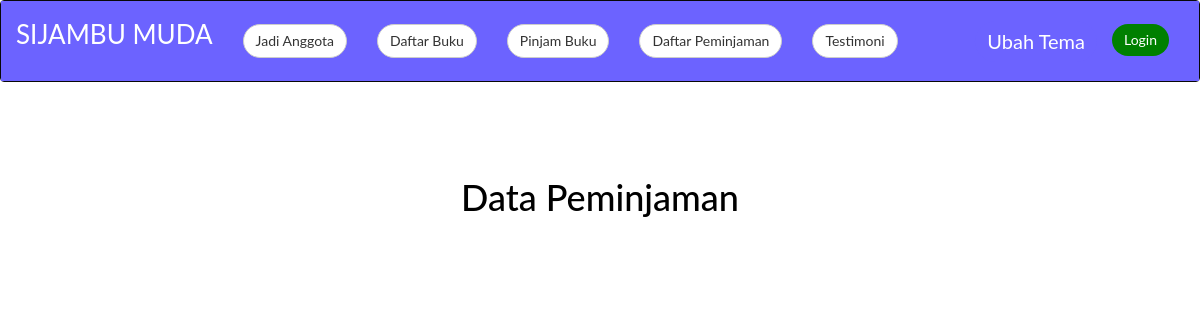
Page /datapeminjaman/ on the earlier database version.
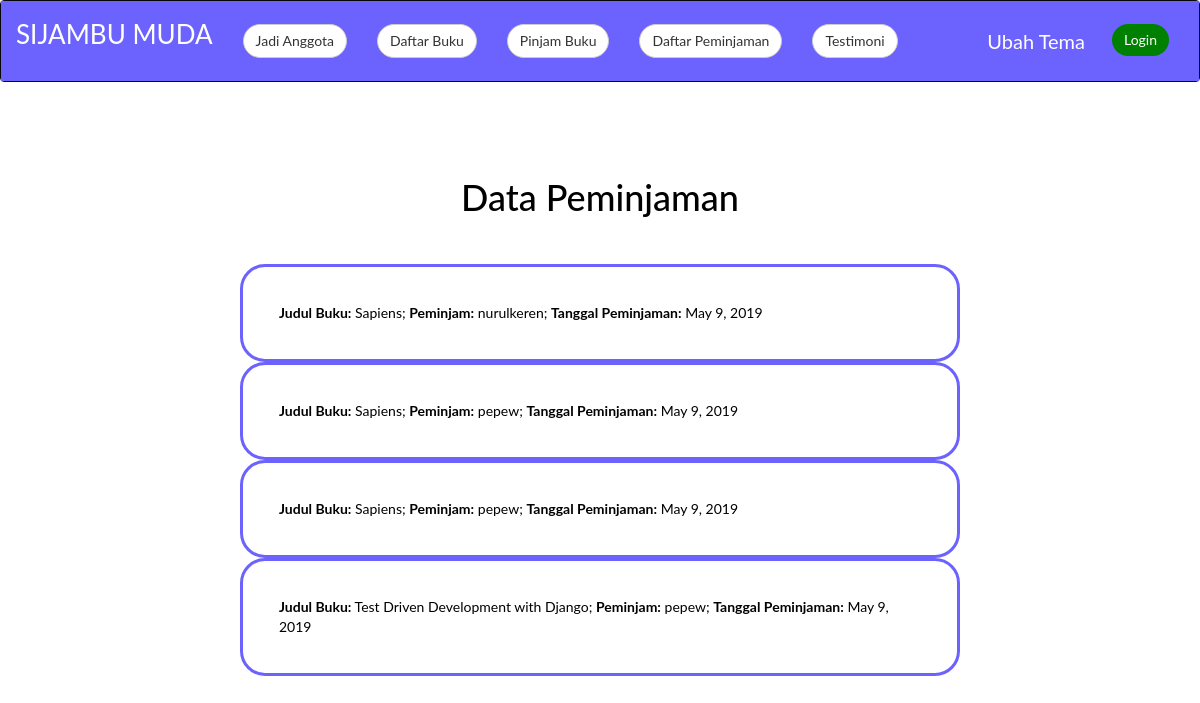
Same page on the later database version.
### shafiya_pinjam/models.py (models this page shows)
class PinjamModel(models.Model):
    username = models.CharField(max_length=20)
    email = models.EmailField(max_length=50, null=True, blank=True)
    nomor_buku = models.IntegerField()
    tanggal_pinjam = models.DateField(auto_now_add=True, blank=True)
    nama_peminjam = models.CharField(max_length=100)
    buku_dipinjam = models.CharField(max_length=100)

### data_peminjaman/views.py (the view)
# urls.py: path('', datapeminjaman, name = "datapeminjaman"),
def datapeminjaman(request):
	datapeminjaman_context = {"datapeminjaman": PinjamModel.objects.all().values()[::-1]}
	return render(request, "datapeminjaman.html", datapeminjaman_context)

### data_peminjaman/templates/datapeminjaman.html (shortened to what this page needs)
{% extends 'base.html' %} {% block content %}
{% load static %}
<section>
  <h1
    class="title-center"
    style="margin-left: 20%; margin-right: 20%; margin-top:5%;padding: 3%;"
  >
    Data Peminjaman
  </h1>
</section>
{% for peminjaman in datapeminjaman %}
<div class="data-border">
  <b>Judul Buku:</b> {{ peminjaman.buku_dipinjam }}; <b>Peminjam:</b>
  {{ peminjaman.username }}; <b>Tanggal Peminjaman:</b>
  {{ peminjaman.tanggal_pinjam }}
</div>
{% endfor %} {% endblock %}

Differences in the rows shown:
added PinjamModel: buku_dipinjam "Sapiens", username "nurulkeren", tanggal_pinjam "May 9, 2019"
added PinjamModel: buku_dipinjam "Sapiens", username "pepew", tanggal_pinjam "May 9, 2019"
added PinjamModel: buku_dipinjam "Sapiens", username "pepew", tanggal_pinjam "May 9, 2019"
added PinjamModel: buku_dipinjam "Test Driven Development with Django", username "pepew", tanggal_pinjam "May 9, 2019"
